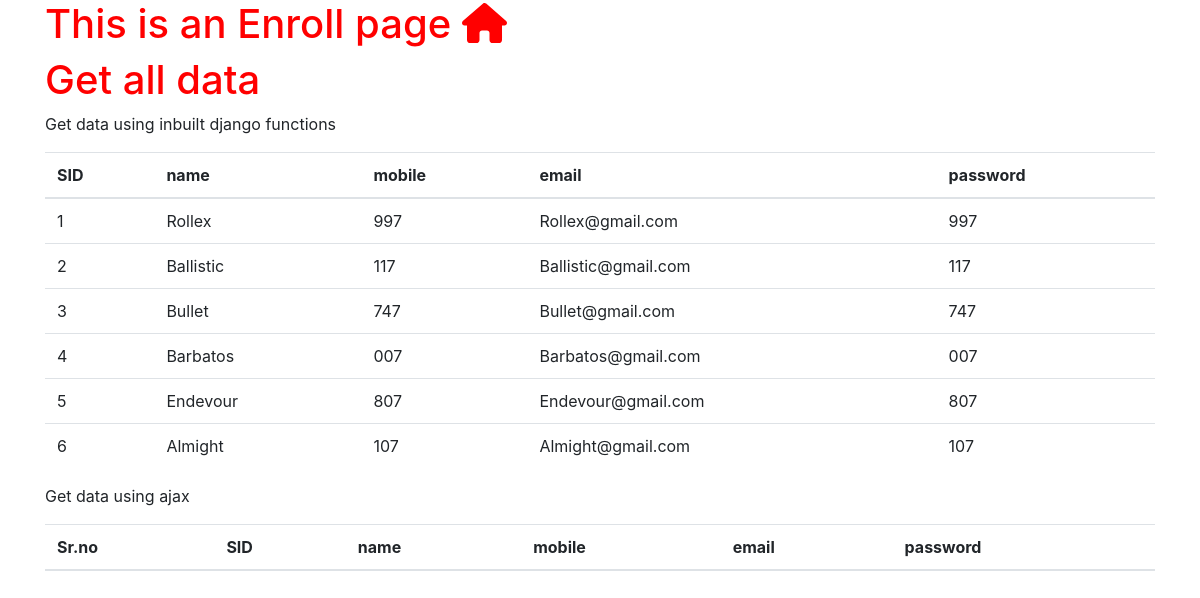
The app's page /, older data.
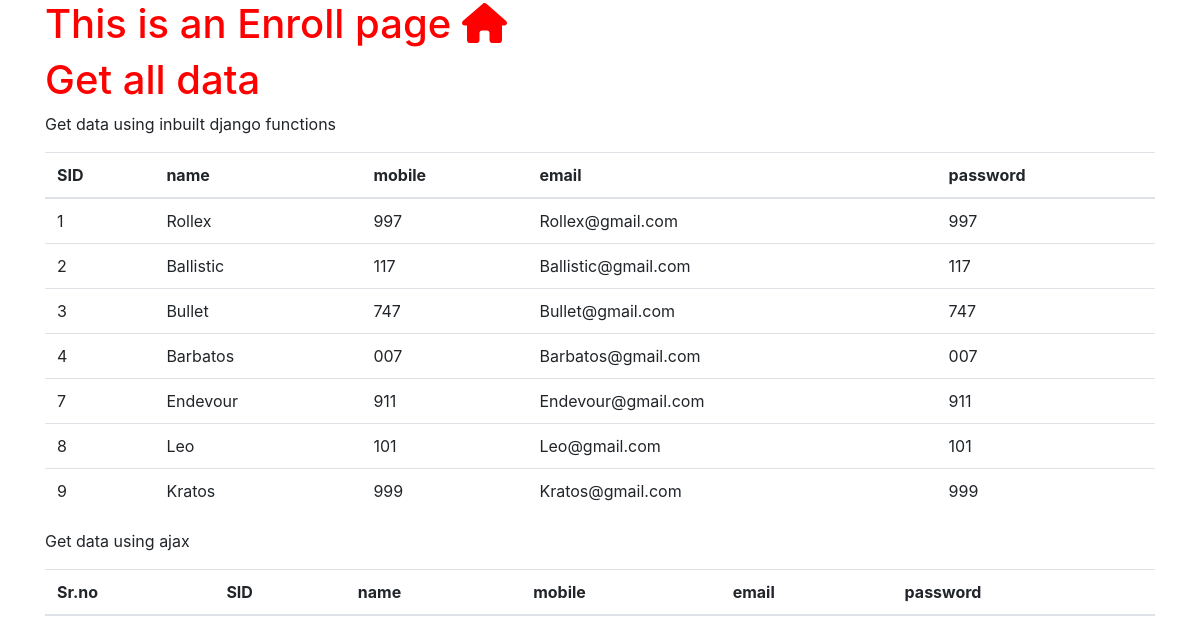
The same page, newer data.
### enroll/models.py (models this page shows, shortened)
class Student(models.Model):
    SID = models.BigAutoField(primary_key=True)
    name = models.CharField(max_length = 70)
    mobile = models.CharField(max_length=10)
    email = models.EmailField(max_length=20)
    password = models.CharField(max_length=20)

### enroll/views.py (the view)
# urls.py: path('',enroll,name="enroll"),
def enroll(request):
    Students = Student.objects.all()
    data = {'title' : 'Enroll', 'Student' : Students}
    return render(request,"enroll/enroll.html",data)

### templates/enroll/enroll.html (shortened to what this page needs)
{% extends "base/base.html" %}
{% load static %}
{% block content %}
<link href="{% static 'css/enroll/enroll.css' %}" rel="stylesheet"/>
<div class="container">
    <h1>This is an {{title}} page <i class="fa-solid fa-house fa-shake"></i></h1>
    <h1>Get all data</h1>
    <p>Get data using inbuilt django functions</p>
    <table class="table">
        <thead>
          <tr>
            <th scope="col">SID</th>
            <th scope="col">name</th>
            <th scope="col">mobile</th>
            <th scope="col">email</th>
            <th scope="col">password</th>
          </tr>
        </thead>
        <tbody>
            {% if Student %}
            {% for values in Student %}
            <tr>
                <td>{{values.SID}}</td>
                <td>{{values.name}}</td>
                <td>{{values.mobile}}</td>
                <td>{{values.email}}</td>
                <td>{{values.password}}</td>
              </tr>
            {% endfor %}
            {% else %}
            <p>No data</p>
            {% endif %}
        </tbody>
      </table>
      <p>Get data using ajax</p>
      <table class="table">
        <thead>
          <tr>
            <th scope="col">Sr.no</th>
            <th scope="col">SID</th>
            <th scope="col">name</th>
            <th scope="col">mobile</th>
            <th scope="col">email</th>
            <th scope="col">password</th>
          </tr>
        </thead>
      </table>
</div>
{% endblock content %}

### templates/base/base.html (shortened to what this page needs)
{% load static %}
<html>
    <head>
    </head>
    <body>
        {% block content %}
        {% endblock content %}
    </body>
    <link href="{% static 'css/bootstrap/bootstrap.css' %}" rel="stylesheet"/>
    <link href="{% static 'css/fontawesome/all.css' %}" rel="stylesheet"/>
    <link href="{% static 'css/DataTable/datatables.css' %}" rel="stylesheet"/>
</html>

### static/css/enroll/enroll.css (style rules this page uses)
h1 { color:red; }

### static/css/DataTable/datatables.css (style rules this page uses)
:root { --dt-row-selected: 13, 110, 253; --dt-row-selected-text: 255, 255, 255; --dt-row-selected-link: 9, 10, 11; --dt-row-stripe: 0, 0, 0; --dt-row-hover: 0, 0, 0; --dt-column-ordering: 0, 0, 0; --dt-html-background: white; }

Row changes from the older to the newer data that the page shows:
removed Student: SID "5", name "Endevour", mobile "807", email "Endevour@gmail.com", password "807"
removed Student: SID "6", name "Almight", mobile "107", email "Almight@gmail.com", password "107"
added Student: SID "7", name "Endevour", mobile "911", email "Endevour@gmail.com", password "911"
added Student: SID "8", name "Leo", mobile "101", email "Leo@gmail.com", password "101"
added Student: SID "9", name "Kratos", mobile "999", email "Kratos@gmail.com", password "999"
